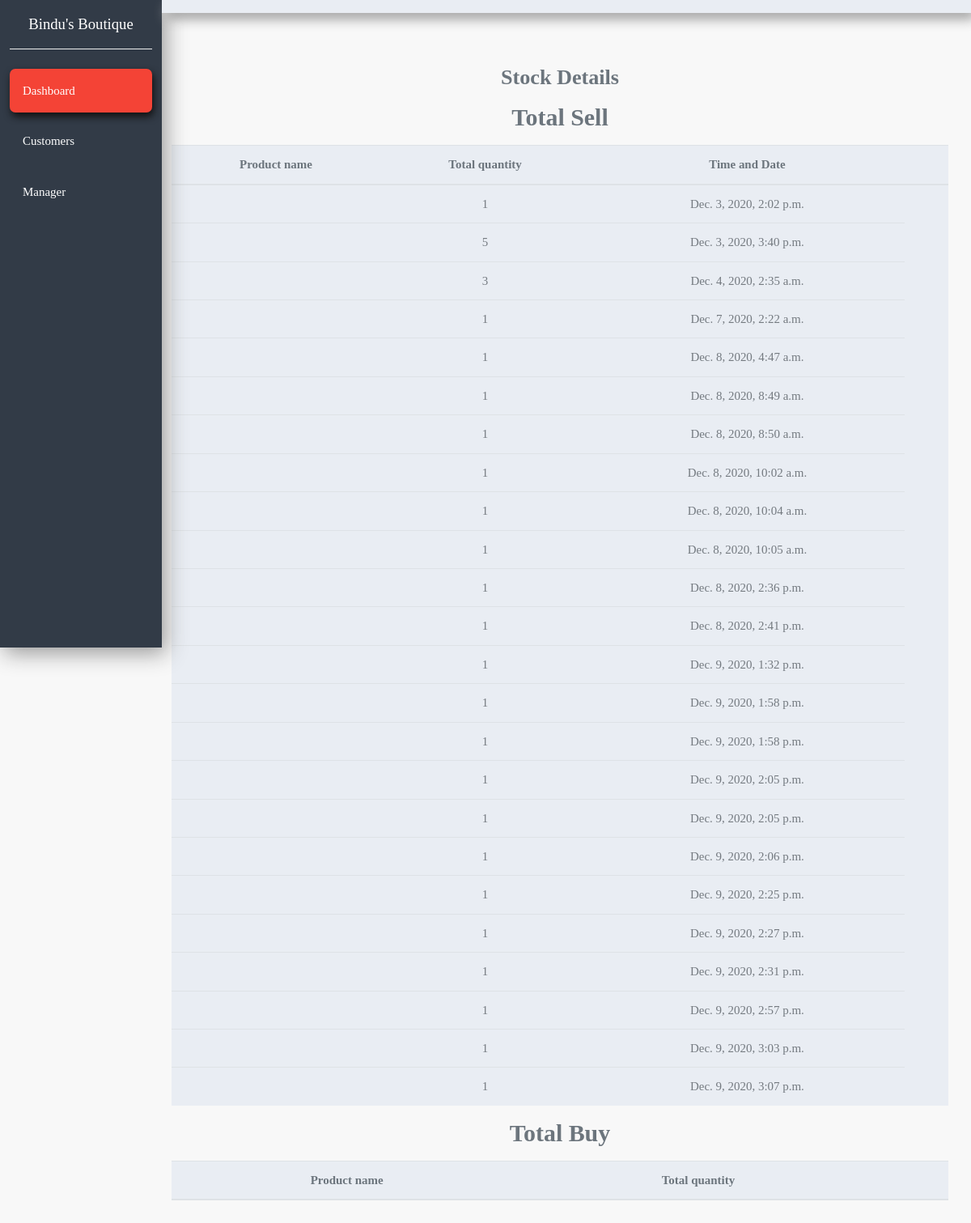
The page /stock_detail/ on the database its author committed.
### crm/models.py (models this page shows, shortened)
class Order(models.Model):
    customer = models.ForeignKey(Customer, null= True, on_delete= models.SET_NULL)
    category = models.CharField(max_length=1,default='S',null=True)
    gold_rate = models.DecimalField(max_digits=10,decimal_places=2,null=True,default=0.00)
    cost = models.IntegerField(null=True, blank=True,default=0)
    paid = models.IntegerField(null=True, blank=True,default=0)
    balance = models.IntegerField(null=True, blank=True,default=0)
    qty = models.IntegerField(null=True, blank=True,default=1)
    date_created = models.DateTimeField(auto_now_add=True, null=True)

### crm/views.py (the view)
# urls.py: path('stock_detail/', views.stock_detail, name="stock_detail"),
def stock_detail(request):
    orders = Order.objects.all()
    supplier_slip_list = Supplier_slip.objects.all()
    context = {'orders': orders, 'supplier_slip_list': supplier_slip_list}
    return render(request, 'crm/stock_detail.html', context)

### crm/templates/crm/stock_detail.html (shortened to what this page needs)
{% extends 'crm/base.html'%} {% block content %}
<section>
  <div class="container-fluid">
    <div class="row mb-5">
      <div class="col-xl-10 col-lg-9 col-md-8 ml-auto mt-5">
        <div class="row align-items-center">
          <div class="col mt-3 mr-3">
            <h3 class="text-muted text-center mb-3">Stock Details</h3>
            <h2 class="text-muted text-center mb-3">Total Sell</h2>
            <table class="table table-striped bg-light text-center">
              <thead>
                <tr class="text-muted">
                  <th>Product name</th>
                  <th>Total quantity</th>
                  <th>Time and Date</th>
                  <th></th>
                </tr>
              </thead>
              <tbody>
                {% for item in orders %}
                <tr>
                  <td>{{item.product.name}}</td>
                  <td>{{item.qty}}</td>
                  <td>{{item.date_created}}</td>
                </tr>
                {% endfor %}
              </tbody>
            </table>
            <h2 class="text-muted text-center mb-3">Total Buy</h2>
            <table class="table table-striped bg-light text-center">
              <thead>
                <tr class="text-muted">
                  <th>Product name</th>
                  <th>Total quantity</th>
                  <th></th>
                </tr>
              </thead>
            </table>
          </div>
        </div>
      </div>
    </div>
  </div>
</section>
{% endblock %}

### static/css/base.css (style rules this page uses)
body { font-family: 'Montserrat', sans-serif; background-color: #eee; }

### rows shown on the page
Order: qty "1", date_created "Dec. 3, 2020, 2:02 p.m."
Order: qty "5", date_created "Dec. 3, 2020, 3:40 p.m."
Order: qty "3", date_created "Dec. 4, 2020, 2:35 a.m."
Order: qty "1", date_created "Dec. 7, 2020, 2:22 a.m."
Order: qty "1", date_created "Dec. 8, 2020, 4:47 a.m."
Order: qty "1", date_created "Dec. 8, 2020, 8:49 a.m."
Order: qty "1", date_created "Dec. 8, 2020, 8:50 a.m."
Order: qty "1", date_created "Dec. 8, 2020, 10:02 a.m."
Order: qty "1", date_created "Dec. 8, 2020, 10:04 a.m."
Order: qty "1", date_created "Dec. 8, 2020, 10:05 a.m."
Order: qty "1", date_created "Dec. 8, 2020, 2:36 p.m."
Order: qty "1", date_created "Dec. 8, 2020, 2:41 p.m."
Order: qty "1", date_created "Dec. 9, 2020, 1:32 p.m."
Order: qty "1", date_created "Dec. 9, 2020, 1:58 p.m."
Order: qty "1", date_created "Dec. 9, 2020, 1:58 p.m."
Order: qty "1", date_created "Dec. 9, 2020, 2:05 p.m."
Order: qty "1", date_created "Dec. 9, 2020, 2:05 p.m."
Order: qty "1", date_created "Dec. 9, 2020, 2:06 p.m."
Order: qty "1", date_created "Dec. 9, 2020, 2:25 p.m."
Order: qty "1", date_created "Dec. 9, 2020, 2:27 p.m."
Order: qty "1", date_created "Dec. 9, 2020, 2:31 p.m."
Order: qty "1", date_created "Dec. 9, 2020, 2:57 p.m."
Order: qty "1", date_created "Dec. 9, 2020, 3:03 p.m."
Order: qty "1", date_created "Dec. 9, 2020, 3:07 p.m."
